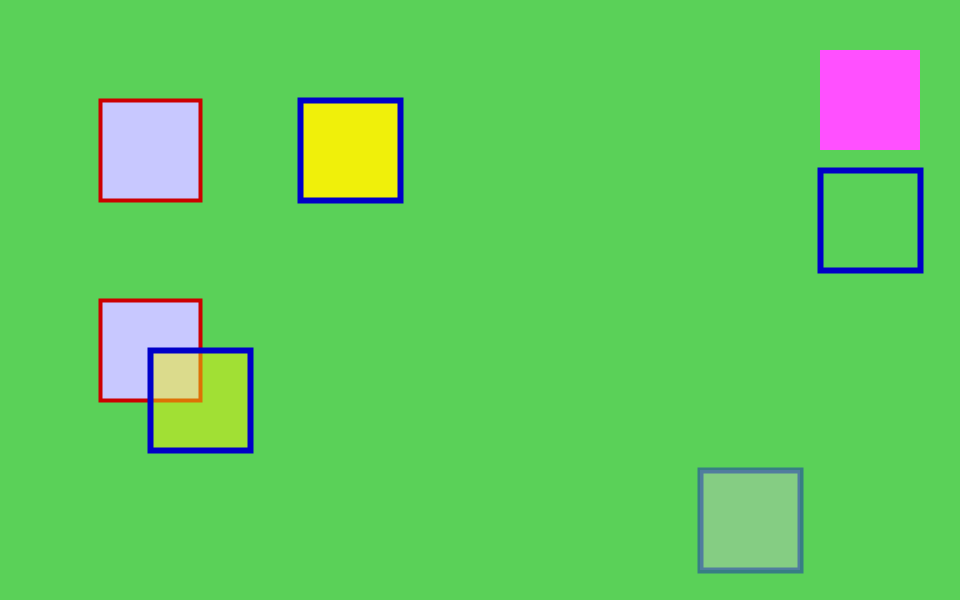
Frame 1 (no input)
Frame 60 (the mouse pressed at the canvas centre just before this capture): identical to frame 1, image omitted
Frame 120 (the mouse held since frame 60 and released just before this capture): identical to frame 1, image omitted

The Processing sketch that drew this single still picture (run headless with seeded random() and noise(); from frame 60 on, the mouse is pressed at the canvas centre):

// Processing sketch: ART331_04_BasicColor
// ── ART331_04_BasicColor.pde

void setup() {
  size(960, 600);
  background(90, 209, 88);
  fill(200, 200, 255);
  strokeWeight(4);
  stroke(204, 0, 0);
  rect(100, 100, 100, 100);
  
  fill(240, 240, 10);
  strokeWeight(6);
  stroke(0, 0, 200);
  rect(300, 100, 100, 100);
  
  fill(200, 200, 255);
  strokeWeight(4);
  stroke(204, 0, 0);
  rect(100, 300, 100, 100);
  
  fill(240, 240, 10, 120);
  strokeWeight(6);
  stroke(0, 0, 200);
  rect(150, 350, 100, 100);
  
  fill(200, 100);
  stroke(0, 0, 200, 100);
  rect(700, 470, 100, 100);
  
  fill(255, 80, 255);
  noStroke();
  rect(820, 50, 100, 100);
  
  noFill();
  stroke(0, 0, 200);
  rect(820, 170, 100, 100);
}

void draw() {
  
}
